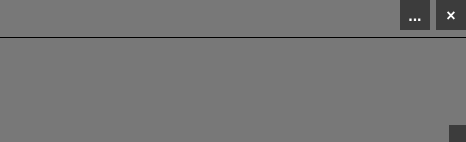
<?xml version="1.0" encoding="UTF-8"?>
<ui version="4.0">
 <class>MainWindow</class>
 <widget class="QMainWindow" name="MainWindow">
  <property name="geometry">
   <rect>
    <x>0</x>
    <y>0</y>
    <width>466</width>
    <height>142</height>
   </rect>
  </property>
  <property name="windowTitle">
   <string>MainWindow</string>
  </property>
  <widget class="QWidget" name="centralwidget">
   <property name="styleSheet">
    <string notr="true">#centralwidget{
background:rgba(0,0,0,127);
color: white;
}</string>
   </property>
   <layout class="QVBoxLayout" name="verticalLayout">
    <property name="leftMargin">
     <number>0</number>
    </property>
    <property name="topMargin">
     <number>0</number>
    </property>
    <property name="rightMargin">
     <number>0</number>
    </property>
    <property name="bottomMargin">
     <number>0</number>
    </property>
    <item>
     <widget class="QWidget" name="widget" native="true">
      <layout class="QHBoxLayout" name="horizontalLayout_2">
       <property name="spacing">
        <number>6</number>
       </property>
       <property name="leftMargin">
        <number>0</number>
       </property>
       <property name="topMargin">
        <number>0</number>
       </property>
       <property name="rightMargin">
        <number>0</number>
       </property>
       <property name="bottomMargin">
        <number>0</number>
       </property>
       <item>
        <spacer name="horizontalSpacer">
         <property name="orientation">
          <enum>Qt::Horizontal</enum>
         </property>
         <property name="sizeHint" stdset="0">
          <size>
           <width>40</width>
           <height>20</height>
          </size>
         </property>
        </spacer>
       </item>
       <item>
        <widget class="QPushButton" name="pushButton_2">
         <property name="sizePolicy">
          <sizepolicy hsizetype="Maximum" vsizetype="Preferred">
           <horstretch>0</horstretch>
           <verstretch>0</verstretch>
          </sizepolicy>
         </property>
         <property name="minimumSize">
          <size>
           <width>30</width>
           <height>30</height>
          </size>
         </property>
         <property name="maximumSize">
          <size>
           <width>30</width>
           <height>30</height>
          </size>
         </property>
         <property name="font">
          <font>
           <pointsize>12</pointsize>
           <weight>75</weight>
           <bold>true</bold>
          </font>
         </property>
         <property name="styleSheet">
          <string notr="true">QPushButton{
	background:rgba(0,0,0,127);
	color: white;
	border: 0px;
}

QPushButton:hover{
	background:white;
	color:black;
	border: 0px;
}</string>
         </property>
         <property name="text">
          <string>...</string>
         </property>
        </widget>
       </item>
       <item>
        <widget class="QPushButton" name="pushButton">
         <property name="sizePolicy">
          <sizepolicy hsizetype="Maximum" vsizetype="Fixed">
           <horstretch>0</horstretch>
           <verstretch>0</verstretch>
          </sizepolicy>
         </property>
         <property name="minimumSize">
          <size>
           <width>30</width>
           <height>30</height>
          </size>
         </property>
         <property name="maximumSize">
          <size>
           <width>30</width>
           <height>30</height>
          </size>
         </property>
         <property name="font">
          <font>
           <pointsize>12</pointsize>
           <weight>75</weight>
           <bold>true</bold>
          </font>
         </property>
         <property name="styleSheet">
          <string notr="true">QPushButton{
	background:rgba(0,0,0,127);
	color: white;
border: 0px;
}

QPushButton:hover{
	background:red;
	color: white;
border: 0px;
}</string>
         </property>
         <property name="text">
          <string>×</string>
         </property>
        </widget>
       </item>
      </layout>
     </widget>
    </item>
    <item>
     <layout class="QVBoxLayout" name="verticalLayout_2">
      <property name="leftMargin">
       <number>9</number>
      </property>
      <property name="rightMargin">
       <number>9</number>
      </property>
     </layout>
    </item>
    <item>
     <widget class="Line" name="line">
      <property name="frameShadow">
       <enum>QFrame::Plain</enum>
      </property>
      <property name="orientation">
       <enum>Qt::Horizontal</enum>
      </property>
     </widget>
    </item>
    <item>
     <spacer name="verticalSpacer">
      <property name="orientation">
       <enum>Qt::Vertical</enum>
      </property>
      <property name="sizeHint" stdset="0">
       <size>
        <width>20</width>
        <height>40</height>
       </size>
      </property>
     </spacer>
    </item>
   </layout>
  </widget>
  <widget class="QStatusBar" name="statusBar">
   <property name="styleSheet">
    <string notr="true">background:rgba(0,0,0,127);
color: white;</string>
   </property>
  </widget>
 </widget>
 <resources/>
 <connections>
  <connection>
   <sender>pushButton</sender>
   <signal>clicked()</signal>
   <receiver>MainWindow</receiver>
   <slot>close()</slot>
   <hints>
    <hint type="sourcelabel">
     <x>444</x>
     <y>22</y>
    </hint>
    <hint type="destinationlabel">
     <x>459</x>
     <y>45</y>
    </hint>
   </hints>
  </connection>
  <connection>
   <sender>pushButton_2</sender>
   <signal>clicked()</signal>
   <receiver>MainWindow</receiver>
   <slot>openSettings()</slot>
   <hints>
    <hint type="sourcelabel">
     <x>410</x>
     <y>17</y>
    </hint>
    <hint type="destinationlabel">
     <x>390</x>
     <y>38</y>
    </hint>
   </hints>
  </connection>
 </connections>
 <slots>
  <slot>openSettings()</slot>
 </slots>
</ui>
